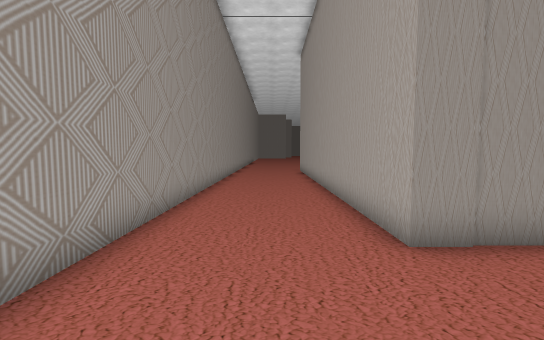
view 1 (above)

22 first-person views from a walk through a 3-D level made in the Unity game engine. The camera is 1.4 m above the floor, tilts 4° down and sees 90° across. The floor is counted in squares, 1 m on a side. Each view is taken from the middle of a square. On the plan, view 1 faces up. The plan holds only what a view shows up to about 13 squares ahead; the rest is blank. The place goes on beyond the plan. The player is left out. Some surface patterns are stand-ins.

view 2
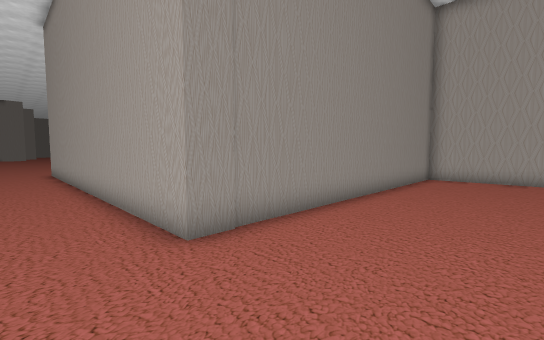

view 3
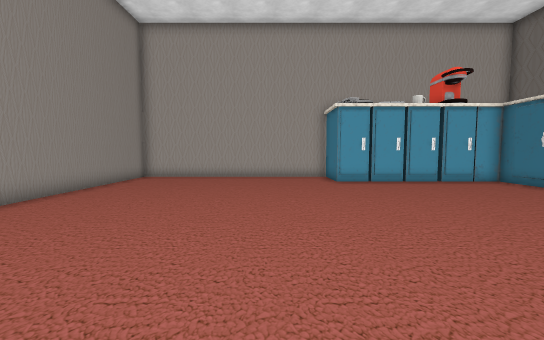

view 4
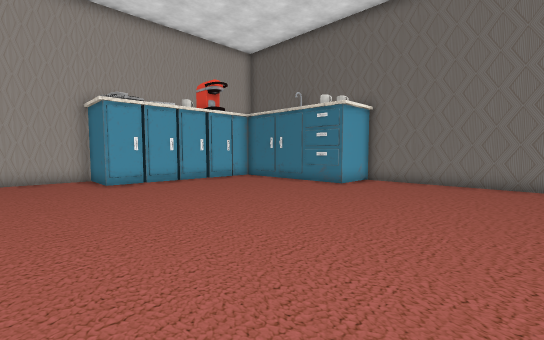

view 5
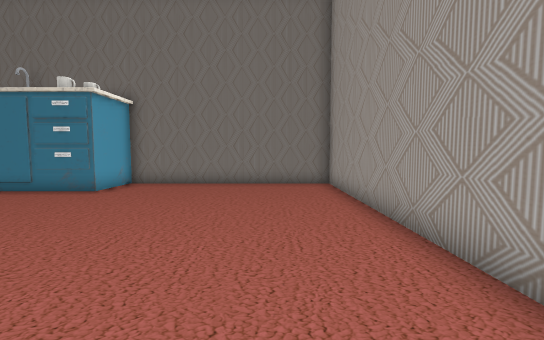

view 6
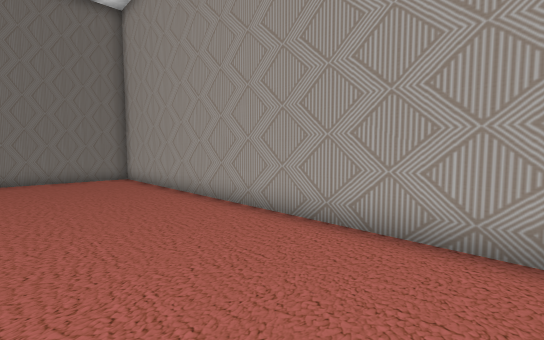

view 7
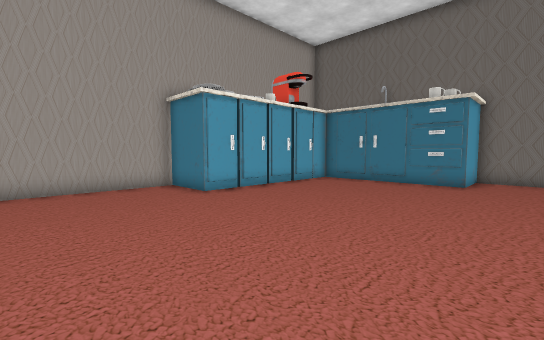

view 8
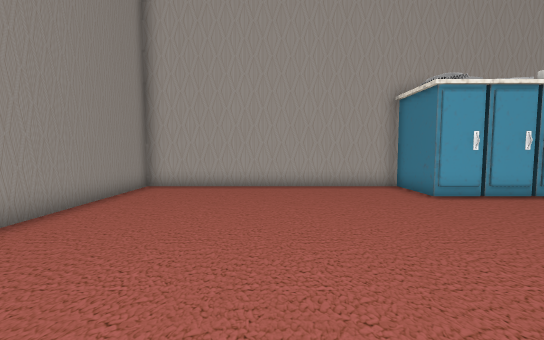

view 9
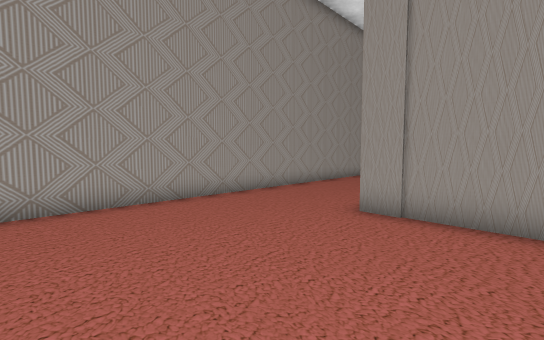

view 10
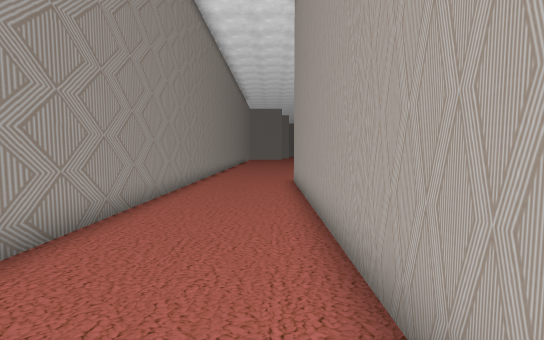

view 11
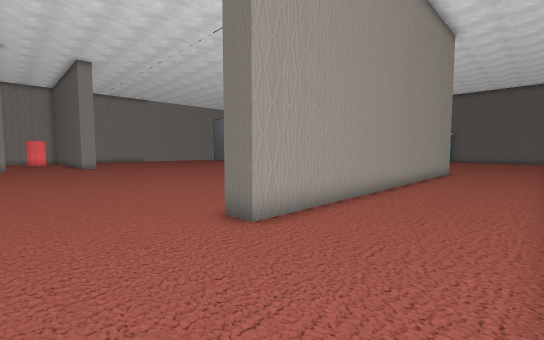

view 12
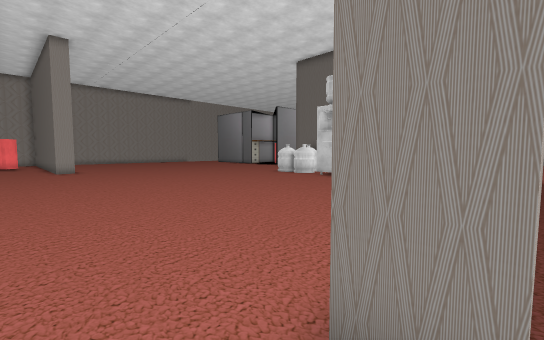

view 13
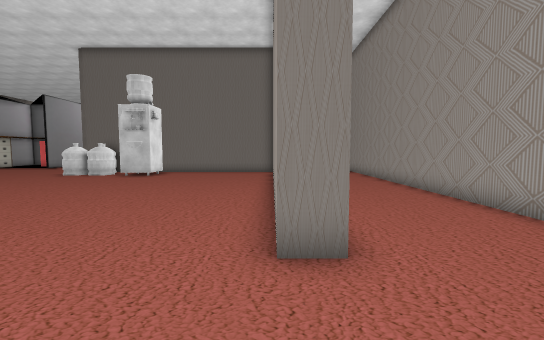

view 14
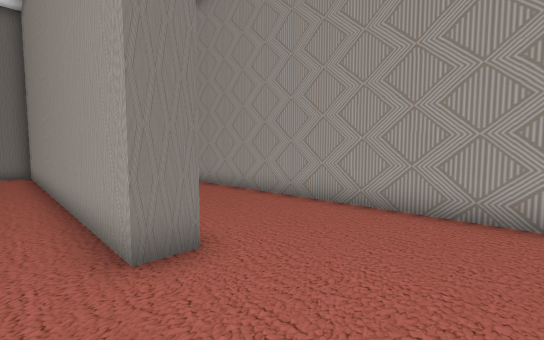

view 15
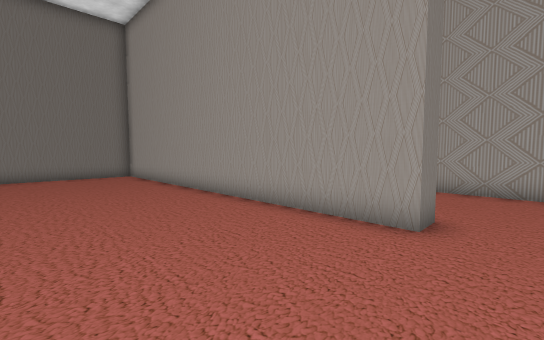

view 16
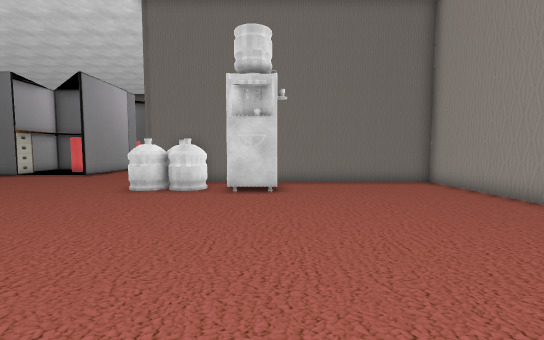

view 17
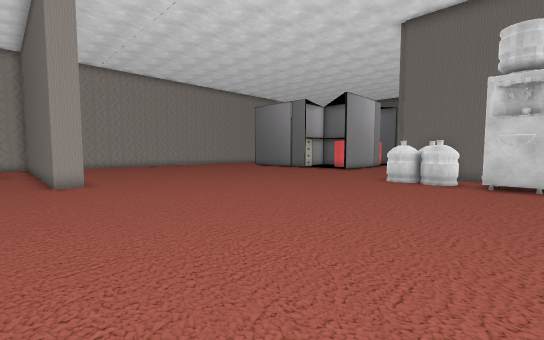

view 18
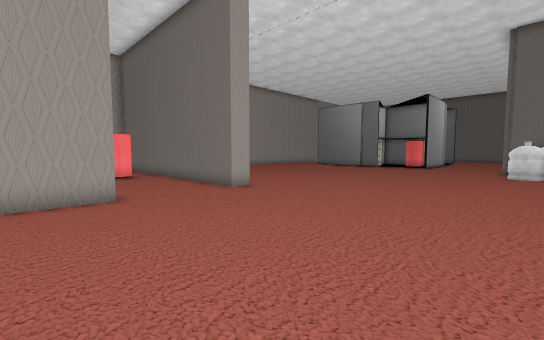

view 19
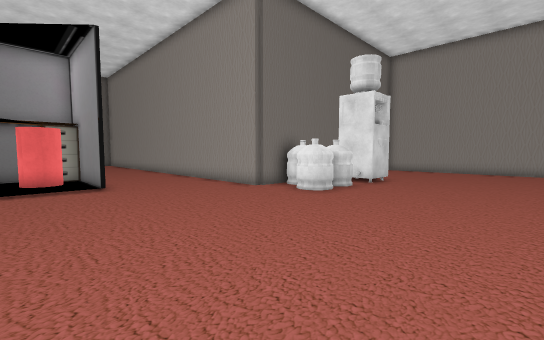

view 20
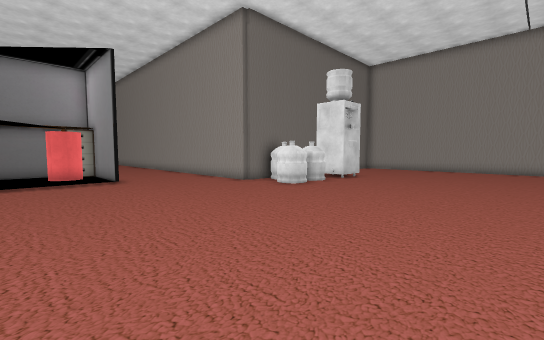

view 21
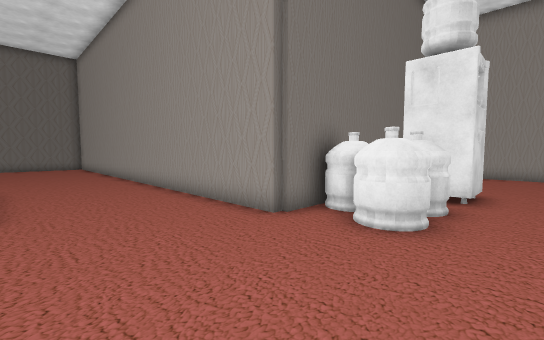

view 22
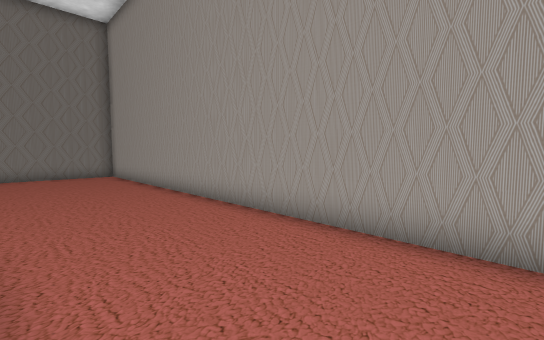

### Floor plan
Points are (right, up) in squares from view 1. A wall is a line through its corners. A room is listed if a view was taken in it or the views show most of it. See-through windows are left out.
Room 1 (views 1, 2, 3, 4, 5, 6, 7, 8, 9)
walls: (-2.5, 2.4) (-2.5, -15.6) (6, -15.6) (6, -13.2) (12.1, -13.2) (12.1, -5.9) (14.7, -5.9) (14.7, 3.9) (2, 3.9)
ways out: opening at (-0.5, 3.2) to room 2
Room 2 (views 10, 11, 12, 13, 14, 15, 16, 17, 18, 19, 20, 21, 22)
walls: (11.4, 4.9) (15.7, 4.9) (15.7, -13.1); (22.4, 17.6) (22.4, 18.7) (24.5, 18.7); (2, 3.9) (2, 19.5) (2.9, 19.5) (2.9, 4.9) (9.8, 4.9); (22.4, 22.8) (22.4, 25.1); (-2.5, 23.1) (-2.5, 2.4); (18.1, -15.6) (20.1, -15.6)
ways out: opening at (-0.5, 3.2) to room 1
objects: other object (13, 6) to (15, 7); other object (21, -2) to (21, -1); other object (21, -1) to (22, 0); other object (21, 1); other object (24, 2)

Where each view was taken, in squares from view 1:
view 1: 0 up, 0 right, facing up
view 2: 0 up, 0 right, facing up-right
view 3: 3 down, 0 right, facing right
view 4: 3 down, 0 right, facing down-right
view 5: 4 down, 0 right, facing down
view 6: 1 down, 2 right, facing down-left
view 7: 1 down, 4 right, facing down-right
view 8: 1 down, 4 right, facing right
view 9: 2 down, 5 right, facing up-left
view 10: 7 up, 1 right, facing up
view 11: 23 up, 2 left, facing down-right
view 12: 21 up, 2 right, facing down-right
view 13: 23 up, 3 right, facing down
view 14: 23 up, 4 right, facing down-left
view 15: 21 up, 8 right, facing down-left
view 16: 17 up, 10 right, facing down
view 17: 20 up, 10 right, facing down-right
view 18: 25 up, 14 right, facing down-right
view 19: 13 up, 23 right, facing down-left
view 20: 15 up, 24 right, facing down-left
view 21: 9 up, 20 right, facing down-left
view 22: 1 up, 20 right, facing down-left
